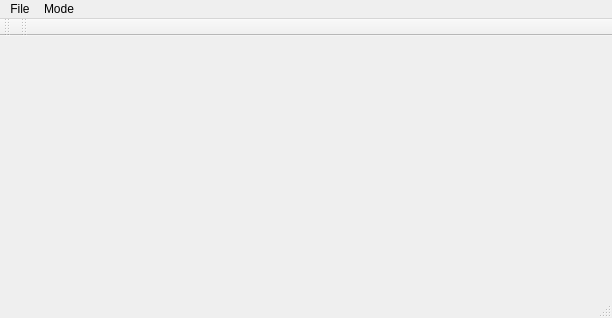
<?xml version="1.0" encoding="UTF-8"?>
<ui version="4.0">
 <class>MainWindow</class>
 <widget class="QMainWindow" name="MainWindow">
  <property name="geometry">
   <rect>
    <x>0</x>
    <y>0</y>
    <width>612</width>
    <height>318</height>
   </rect>
  </property>
  <property name="windowTitle">
   <string>Bewegungserkennung</string>
  </property>
  <widget class="QWidget" name="centralWidget"/>
  <widget class="QMenuBar" name="menuBar">
   <property name="geometry">
    <rect>
     <x>0</x>
     <y>0</y>
     <width>612</width>
     <height>27</height>
    </rect>
   </property>
   <widget class="QMenu" name="menuLoad">
    <property name="title">
     <string>File</string>
    </property>
    <addaction name="actionLoad"/>
    <addaction name="actionClose"/>
   </widget>
   <widget class="QMenu" name="menuModus">
    <property name="title">
     <string>Mode</string>
    </property>
    <addaction name="actionLive"/>
    <addaction name="actionDead"/>
   </widget>
   <addaction name="menuLoad"/>
   <addaction name="menuModus"/>
  </widget>
  <widget class="QToolBar" name="mainToolBar">
   <attribute name="toolBarArea">
    <enum>TopToolBarArea</enum>
   </attribute>
   <attribute name="toolBarBreak">
    <bool>false</bool>
   </attribute>
  </widget>
  <widget class="QStatusBar" name="statusBar"/>
  <widget class="QToolBar" name="toolBar">
   <property name="windowTitle">
    <string>toolBar</string>
   </property>
   <attribute name="toolBarArea">
    <enum>TopToolBarArea</enum>
   </attribute>
   <attribute name="toolBarBreak">
    <bool>false</bool>
   </attribute>
  </widget>
  <action name="actionLoad">
   <property name="text">
    <string>Load</string>
   </property>
  </action>
  <action name="actionLive">
   <property name="text">
    <string>Live</string>
   </property>
  </action>
  <action name="actionDead">
   <property name="text">
    <string>Dead</string>
   </property>
  </action>
  <action name="actionClose">
   <property name="text">
    <string>Close</string>
   </property>
  </action>
 </widget>
 <layoutdefault spacing="6" margin="11"/>
 <resources/>
 <connections/>
</ui>
